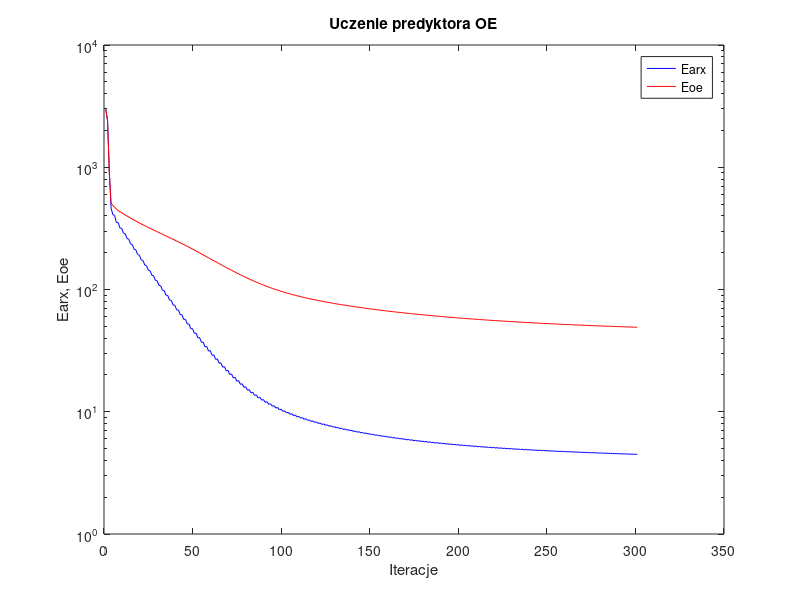
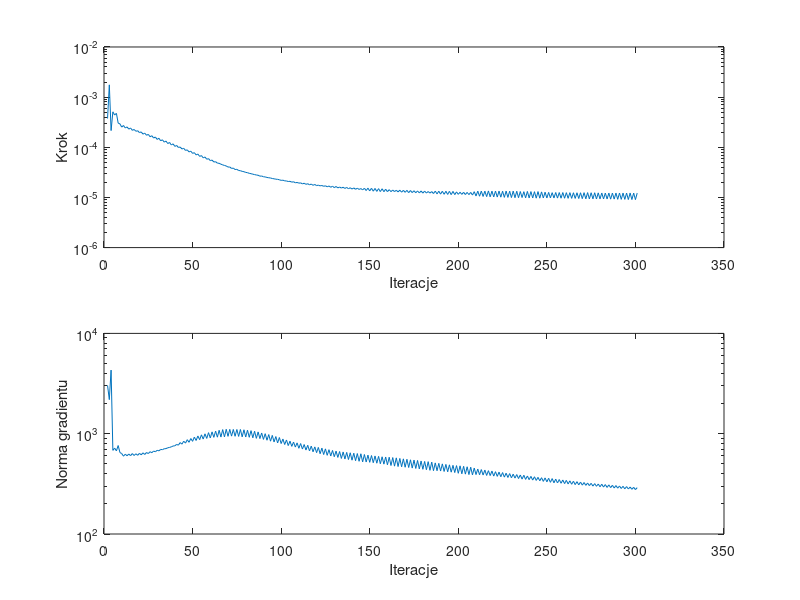

The MATLAB source for these figures, in order:
%uczenie predyktora oe
clear all;
n=0; farx(n+1)=2.977623e+003; foe(n+1)=2.972036e+003; wspucz(n+1)=0.000000e+000; ng(n+1)=0.000000e+000;
n=1; farx(n+1)=2.414889e+003; foe(n+1)=2.419579e+003; krok(n+1)=3.749852e-004; ng(n+1)=3.033361e+003;
n=2; farx(n+1)=9.380805e+002; foe(n+1)=8.799790e+002; krok(n+1)=1.758026e-003; ng(n+1)=2.186560e+003;
n=3; farx(n+1)=4.623533e+002; foe(n+1)=5.061954e+002; krok(n+1)=2.154098e-004; ng(n+1)=4.305572e+003;
n=4; farx(n+1)=4.092613e+002; foe(n+1)=4.867120e+002; krok(n+1)=5.097061e-004; ng(n+1)=6.822462e+002;
n=5; farx(n+1)=4.029086e+002; foe(n+1)=4.704250e+002; krok(n+1)=4.395065e-004; ng(n+1)=7.192717e+002;
n=6; farx(n+1)=3.527117e+002; foe(n+1)=4.546224e+002; krok(n+1)=4.751309e-004; ng(n+1)=6.741452e+002;
n=7; farx(n+1)=3.523073e+002; foe(n+1)=4.426819e+002; krok(n+1)=3.033479e-004; ng(n+1)=7.619613e+002;
n=8; farx(n+1)=3.187581e+002; foe(n+1)=4.328551e+002; krok(n+1)=2.929807e-004; ng(n+1)=6.480920e+002;
n=9; farx(n+1)=3.163734e+002; foe(n+1)=4.240680e+002; krok(n+1)=2.526617e-004; ng(n+1)=6.341542e+002;
n=10; farx(n+1)=2.886507e+002; foe(n+1)=4.153030e+002; krok(n+1)=2.720095e-004; ng(n+1)=5.966723e+002;
n=11; farx(n+1)=2.855984e+002; foe(n+1)=4.071060e+002; krok(n+1)=2.427660e-004; ng(n+1)=6.246621e+002;
n=12; farx(n+1)=2.608864e+002; foe(n+1)=3.989582e+002; krok(n+1)=2.552019e-004; ng(n+1)=6.026709e+002;
n=13; farx(n+1)=2.578272e+002; foe(n+1)=3.913268e+002; krok(n+1)=2.302017e-004; ng(n+1)=6.273060e+002;
n=14; farx(n+1)=2.357103e+002; foe(n+1)=3.837593e+002; krok(n+1)=2.427276e-004; ng(n+1)=6.035462e+002;
n=15; farx(n+1)=2.328893e+002; foe(n+1)=3.766625e+002; krok(n+1)=2.178332e-004; ng(n+1)=6.335759e+002;
n=16; farx(n+1)=2.132919e+002; foe(n+1)=3.696390e+002; krok(n+1)=2.266194e-004; ng(n+1)=6.061221e+002;
n=17; farx(n+1)=2.105644e+002; foe(n+1)=3.630356e+002; krok(n+1)=2.087853e-004; ng(n+1)=6.309558e+002;
n=18; farx(n+1)=1.930073e+002; foe(n+1)=3.565032e+002; krok(n+1)=2.136960e-004; ng(n+1)=6.090143e+002;
n=19; farx(n+1)=1.905939e+002; foe(n+1)=3.503402e+002; krok(n+1)=1.963566e-004; ng(n+1)=6.372909e+002;
n=20; farx(n+1)=1.748158e+002; foe(n+1)=3.442391e+002; krok(n+1)=2.025153e-004; ng(n+1)=6.154193e+002;
n=21; farx(n+1)=1.727157e+002; foe(n+1)=3.384610e+002; krok(n+1)=1.828869e-004; ng(n+1)=6.448419e+002;
n=22; farx(n+1)=1.585951e+002; foe(n+1)=3.327287e+002; krok(n+1)=1.915864e-004; ng(n+1)=6.207206e+002;
n=23; farx(n+1)=1.566931e+002; foe(n+1)=3.272842e+002; krok(n+1)=1.736749e-004; ng(n+1)=6.491799e+002;
n=24; farx(n+1)=1.439100e+002; foe(n+1)=3.218733e+002; krok(n+1)=1.810041e-004; ng(n+1)=6.338029e+002;
n=25; farx(n+1)=1.423127e+002; foe(n+1)=3.167100e+002; krok(n+1)=1.624345e-004; ng(n+1)=6.615803e+002;
n=26; farx(n+1)=1.307718e+002; foe(n+1)=3.115694e+002; krok(n+1)=1.701807e-004; ng(n+1)=6.464944e+002;
n=27; farx(n+1)=1.293846e+002; foe(n+1)=3.066450e+002; krok(n+1)=1.530291e-004; ng(n+1)=6.705600e+002;
n=28; farx(n+1)=1.189091e+002; foe(n+1)=3.017318e+002; krok(n+1)=1.602589e-004; ng(n+1)=6.606587e+002;
n=29; farx(n+1)=1.177417e+002; foe(n+1)=2.970070e+002; krok(n+1)=1.433605e-004; ng(n+1)=6.826051e+002;
n=30; farx(n+1)=1.081953e+002; foe(n+1)=2.922829e+002; krok(n+1)=1.513017e-004; ng(n+1)=6.750387e+002;
n=31; farx(n+1)=1.072406e+002; foe(n+1)=2.877243e+002; krok(n+1)=1.347782e-004; ng(n+1)=6.966188e+002;
n=32; farx(n+1)=9.856297e+001; foe(n+1)=2.831622e+002; krok(n+1)=1.410950e-004; ng(n+1)=6.933401e+002;
n=33; farx(n+1)=9.775699e+001; foe(n+1)=2.787445e+002; krok(n+1)=1.267358e-004; ng(n+1)=7.078543e+002;
n=34; farx(n+1)=8.980582e+001; foe(n+1)=2.743155e+002; krok(n+1)=1.331010e-004; ng(n+1)=7.099940e+002;
n=35; farx(n+1)=8.917937e+001; foe(n+1)=2.700142e+002; krok(n+1)=1.186339e-004; ng(n+1)=7.243093e+002;
n=36; farx(n+1)=8.189141e+001; foe(n+1)=2.656996e+002; krok(n+1)=1.248978e-004; ng(n+1)=7.289670e+002;
n=37; farx(n+1)=8.141327e+001; foe(n+1)=2.614977e+002; krok(n+1)=1.112180e-004; ng(n+1)=7.402479e+002;
n=38; farx(n+1)=7.471521e+001; foe(n+1)=2.572818e+002; krok(n+1)=1.172806e-004; ng(n+1)=7.538549e+002;
n=39; farx(n+1)=7.437566e+001; foe(n+1)=2.531655e+002; krok(n+1)=1.042068e-004; ng(n+1)=7.576052e+002;
n=40; farx(n+1)=6.825969e+001; foe(n+1)=2.490373e+002; krok(n+1)=1.089132e-004; ng(n+1)=7.817329e+002;
n=41; farx(n+1)=6.800024e+001; foe(n+1)=2.450002e+002; krok(n+1)=9.921626e-005; ng(n+1)=7.689196e+002;
n=42; farx(n+1)=6.236578e+001; foe(n+1)=2.409552e+002; krok(n+1)=1.012576e-004; ng(n+1)=8.156734e+002;
n=43; farx(n+1)=6.221182e+001; foe(n+1)=2.369883e+002; krok(n+1)=9.257470e-005; ng(n+1)=7.865853e+002;
n=44; farx(n+1)=5.701342e+001; foe(n+1)=2.330170e+002; krok(n+1)=9.531131e-005; ng(n+1)=8.413808e+002;
n=45; farx(n+1)=5.696018e+001; foe(n+1)=2.291173e+002; krok(n+1)=8.669030e-005; ng(n+1)=8.053514e+002;
n=46; farx(n+1)=5.217848e+001; foe(n+1)=2.252207e+002; krok(n+1)=8.876552e-005; ng(n+1)=8.716954e+002;
n=47; farx(n+1)=5.218862e+001; foe(n+1)=2.213896e+002; krok(n+1)=8.083878e-005; ng(n+1)=8.209453e+002;
n=48; farx(n+1)=4.777823e+001; foe(n+1)=2.175650e+002; krok(n+1)=8.370634e-005; ng(n+1)=8.949661e+002;
n=49; farx(n+1)=4.786155e+001; foe(n+1)=2.138041e+002; krok(n+1)=7.560801e-005; ng(n+1)=8.392514e+002;
n=50; farx(n+1)=4.379872e+001; foe(n+1)=2.100594e+002; krok(n+1)=7.813213e-005; ng(n+1)=9.244158e+002;
n=51; farx(n+1)=4.393358e+001; foe(n+1)=2.063743e+002; krok(n+1)=7.046195e-005; ng(n+1)=8.558127e+002;
n=52; farx(n+1)=4.019464e+001; foe(n+1)=2.027119e+002; krok(n+1)=7.332789e-005; ng(n+1)=9.487982e+002;
n=53; farx(n+1)=4.037334e+001; foe(n+1)=1.991093e+002; krok(n+1)=6.578902e-005; ng(n+1)=8.718611e+002;
n=54; farx(n+1)=3.694668e+001; foe(n+1)=1.955375e+002; krok(n+1)=6.836820e-005; ng(n+1)=9.742996e+002;
n=55; farx(n+1)=3.714793e+001; foe(n+1)=1.920267e+002; krok(n+1)=6.158863e-005; ng(n+1)=8.838551e+002;
n=56; farx(n+1)=3.400208e+001; foe(n+1)=1.885521e+002; krok(n+1)=6.408173e-005; ng(n+1)=9.972999e+002;
n=57; farx(n+1)=3.423243e+001; foe(n+1)=1.851404e+002; krok(n+1)=5.779543e-005; ng(n+1)=8.974183e+002;
n=58; farx(n+1)=3.135895e+001; foe(n+1)=1.817741e+002; krok(n+1)=5.939136e-005; ng(n+1)=1.024158e+003;
n=59; farx(n+1)=3.159395e+001; foe(n+1)=1.784714e+002; krok(n+1)=5.423010e-005; ng(n+1)=9.068531e+002;
n=60; farx(n+1)=2.896889e+001; foe(n+1)=1.752172e+002; krok(n+1)=5.561724e-005; ng(n+1)=1.043116e+003;
n=61; farx(n+1)=2.921192e+001; foe(n+1)=1.720306e+002; krok(n+1)=5.090921e-005; ng(n+1)=9.198346e+002;
n=62; farx(n+1)=2.683112e+001; foe(n+1)=1.688964e+002; krok(n+1)=5.162212e-005; ng(n+1)=1.061986e+003;
n=63; farx(n+1)=2.706478e+001; foe(n+1)=1.658337e+002; krok(n+1)=4.838580e-005; ng(n+1)=9.233432e+002;
n=64; farx(n+1)=2.490314e+001; foe(n+1)=1.628258e+002; krok(n+1)=4.789661e-005; ng(n+1)=1.081783e+003;
n=65; farx(n+1)=2.512919e+001; foe(n+1)=1.598912e+002; krok(n+1)=4.599898e-005; ng(n+1)=9.262730e+002;
n=66; farx(n+1)=2.316438e+001; foe(n+1)=1.570125e+002; krok(n+1)=4.461789e-005; ng(n+1)=1.098989e+003;
n=67; farx(n+1)=2.338159e+001; foe(n+1)=1.542099e+002; krok(n+1)=4.341873e-005; ng(n+1)=9.289787e+002;
n=68; farx(n+1)=2.158233e+001; foe(n+1)=1.514623e+002; krok(n+1)=4.244958e-005; ng(n+1)=1.106170e+003;
n=69; farx(n+1)=2.180516e+001; foe(n+1)=1.487949e+002; krok(n+1)=4.033419e-005; ng(n+1)=9.412144e+002;
n=70; farx(n+1)=2.016791e+001; foe(n+1)=1.461792e+002; krok(n+1)=4.052186e-005; ng(n+1)=1.104224e+003;
n=71; farx(n+1)=2.038729e+001; foe(n+1)=1.436472e+002; krok(n+1)=3.788626e-005; ng(n+1)=9.459574e+002;
n=72; farx(n+1)=1.890431e+001; foe(n+1)=1.411643e+002; krok(n+1)=3.840954e-005; ng(n+1)=1.102636e+003;
n=73; farx(n+1)=1.911279e+001; foe(n+1)=1.387676e+002; krok(n+1)=3.601440e-005; ng(n+1)=9.422620e+002;
n=74; farx(n+1)=1.776655e+001; foe(n+1)=1.364176e+002; krok(n+1)=3.643108e-005; ng(n+1)=1.101531e+003;
n=75; farx(n+1)=1.796786e+001; foe(n+1)=1.341543e+002; krok(n+1)=3.440034e-005; ng(n+1)=9.395074e+002;
n=76; farx(n+1)=1.675335e+001; foe(n+1)=1.319358e+002; krok(n+1)=3.418410e-005; ng(n+1)=1.101635e+003;
n=77; farx(n+1)=1.693621e+001; foe(n+1)=1.298028e+002; krok(n+1)=3.309885e-005; ng(n+1)=9.302114e+002;
n=78; farx(n+1)=1.583267e+001; foe(n+1)=1.277125e+002; krok(n+1)=3.261438e-005; ng(n+1)=1.094409e+003;
n=79; farx(n+1)=1.600737e+001; foe(n+1)=1.257066e+002; krok(n+1)=3.154696e-005; ng(n+1)=9.270267e+002;
n=80; farx(n+1)=1.500561e+001; foe(n+1)=1.237411e+002; krok(n+1)=3.121480e-005; ng(n+1)=1.083091e+003;
n=81; farx(n+1)=1.517201e+001; foe(n+1)=1.218579e+002; krok(n+1)=3.023762e-005; ng(n+1)=9.207585e+002;
n=82; farx(n+1)=1.426333e+001; foe(n+1)=1.200134e+002; krok(n+1)=2.979489e-005; ng(n+1)=1.072323e+003;
n=83; farx(n+1)=1.441918e+001; foe(n+1)=1.182479e+002; krok(n+1)=2.907342e-005; ng(n+1)=9.102935e+002;
n=84; farx(n+1)=1.359396e+001; foe(n+1)=1.165198e+002; krok(n+1)=2.857275e-005; ng(n+1)=1.057464e+003;
n=85; farx(n+1)=1.374101e+001; foe(n+1)=1.148669e+002; krok(n+1)=2.801666e-005; ng(n+1)=8.987586e+002;
n=86; farx(n+1)=1.298410e+001; foe(n+1)=1.132504e+002; krok(n+1)=2.769106e-005; ng(n+1)=1.041653e+003;
n=87; farx(n+1)=1.312750e+001; foe(n+1)=1.117052e+002; krok(n+1)=2.656342e-005; ng(n+1)=8.936435e+002;
n=88; farx(n+1)=1.244084e+001; foe(n+1)=1.101945e+002; krok(n+1)=2.677366e-005; ng(n+1)=1.016829e+003;
n=89; farx(n+1)=1.257570e+001; foe(n+1)=1.087510e+002; krok(n+1)=2.580710e-005; ng(n+1)=8.774698e+002;
n=90; farx(n+1)=1.194917e+001; foe(n+1)=1.073410e+002; krok(n+1)=2.567510e-005; ng(n+1)=1.000236e+003;
n=91; farx(n+1)=1.207608e+001; foe(n+1)=1.059932e+002; krok(n+1)=2.503350e-005; ng(n+1)=8.607565e+002;
n=92; farx(n+1)=1.150434e+001; foe(n+1)=1.046780e+002; krok(n+1)=2.468559e-005; ng(n+1)=9.801915e+002;
n=93; farx(n+1)=1.162396e+001; foe(n+1)=1.034199e+002; krok(n+1)=2.443312e-005; ng(n+1)=8.421837e+002;
n=94; farx(n+1)=1.109777e+001; foe(n+1)=1.021933e+002; krok(n+1)=2.382783e-005; ng(n+1)=9.622039e+002;
n=95; farx(n+1)=1.121198e+001; foe(n+1)=1.010195e+002; krok(n+1)=2.354047e-005; ng(n+1)=8.274749e+002;
n=96; farx(n+1)=1.072988e+001; foe(n+1)=9.987578e+001; krok(n+1)=2.310648e-005; ng(n+1)=9.364290e+002;
n=97; farx(n+1)=1.083814e+001; foe(n+1)=9.877995e+001; krok(n+1)=2.296646e-005; ng(n+1)=8.087584e+002;
n=98; farx(n+1)=1.039017e+001; foe(n+1)=9.771308e+001; krok(n+1)=2.253084e-005; ng(n+1)=9.158669e+002;
n=99; farx(n+1)=1.049507e+001; foe(n+1)=9.669008e+001; krok(n+1)=2.190777e-005; ng(n+1)=7.975573e+002;
n=100; farx(n+1)=1.008262e+001; foe(n+1)=9.569397e+001; krok(n+1)=2.209045e-005; ng(n+1)=8.844681e+002;
n=101; farx(n+1)=1.018351e+001; foe(n+1)=9.473789e+001; krok(n+1)=2.142725e-005; ng(n+1)=7.799788e+002;
n=102; farx(n+1)=9.801038e+000; foe(n+1)=9.380727e+001; krok(n+1)=2.132008e-005; ng(n+1)=8.659035e+002;
n=103; farx(n+1)=9.896033e+000; foe(n+1)=9.291277e+001; krok(n+1)=2.078166e-005; ng(n+1)=7.615670e+002;
n=104; farx(n+1)=9.539898e+000; foe(n+1)=9.204189e+001; krok(n+1)=2.097007e-005; ng(n+1)=8.423342e+002;
n=105; farx(n+1)=9.632277e+000; foe(n+1)=9.120388e+001; krok(n+1)=2.016710e-005; ng(n+1)=7.476821e+002;
n=106; farx(n+1)=9.298075e+000; foe(n+1)=9.038788e+001; krok(n+1)=2.058283e-005; ng(n+1)=8.261922e+002;
n=107; farx(n+1)=9.388747e+000; foe(n+1)=8.960139e+001; krok(n+1)=1.953303e-005; ng(n+1)=7.356631e+002;
n=108; farx(n+1)=9.077947e+000; foe(n+1)=8.883546e+001; krok(n+1)=1.995189e-005; ng(n+1)=8.105665e+002;
n=109; farx(n+1)=9.163633e+000; foe(n+1)=8.809642e+001; krok(n+1)=1.925750e-005; ng(n+1)=7.156133e+002;
n=110; farx(n+1)=8.870412e+000; foe(n+1)=8.737628e+001; krok(n+1)=1.953303e-005; ng(n+1)=7.976943e+002;
n=111; farx(n+1)=8.953550e+000; foe(n+1)=8.668024e+001; krok(n+1)=1.862309e-005; ng(n+1)=7.029916e+002;
n=112; farx(n+1)=8.678381e+000; foe(n+1)=8.600140e+001; krok(n+1)=1.920477e-005; ng(n+1)=7.797481e+002;
n=113; farx(n+1)=8.758618e+000; foe(n+1)=8.534471e+001; krok(n+1)=1.825798e-005; ng(n+1)=6.875172e+002;
n=114; farx(n+1)=8.498472e+000; foe(n+1)=8.470385e+001; krok(n+1)=1.879985e-005; ng(n+1)=7.667395e+002;
n=115; farx(n+1)=8.576191e+000; foe(n+1)=8.408296e+001; krok(n+1)=1.782892e-005; ng(n+1)=6.736853e+002;
n=116; farx(n+1)=8.329910e+000; foe(n+1)=8.347652e+001; krok(n+1)=1.847442e-005; ng(n+1)=7.522907e+002;
n=117; farx(n+1)=8.405331e+000; foe(n+1)=8.288830e+001; krok(n+1)=1.744002e-005; ng(n+1)=6.602256e+002;
n=118; farx(n+1)=8.171484e+000; foe(n+1)=8.231326e+001; krok(n+1)=1.816366e-005; ng(n+1)=7.386362e+002;
n=119; farx(n+1)=8.245573e+000; foe(n+1)=8.175486e+001; krok(n+1)=1.720017e-005; ng(n+1)=6.473604e+002;
n=120; farx(n+1)=8.023625e+000; foe(n+1)=8.120883e+001; krok(n+1)=1.761549e-005; ng(n+1)=7.298533e+002;
n=121; farx(n+1)=8.094697e+000; foe(n+1)=8.067786e+001; krok(n+1)=1.700240e-005; ng(n+1)=6.314039e+002;
n=122; farx(n+1)=7.882678e+000; foe(n+1)=8.015809e+001; krok(n+1)=1.731546e-005; ng(n+1)=7.183135e+002;
n=123; farx(n+1)=7.952110e+000; foe(n+1)=7.965206e+001; krok(n+1)=1.666809e-005; ng(n+1)=6.198000e+002;
n=124; farx(n+1)=7.749238e+000; foe(n+1)=7.915628e+001; krok(n+1)=1.707914e-005; ng(n+1)=7.059665e+002;
n=125; farx(n+1)=7.817050e+000; foe(n+1)=7.867310e+001; krok(n+1)=1.631013e-005; ng(n+1)=6.089244e+002;
n=126; farx(n+1)=7.622369e+000; foe(n+1)=7.819924e+001; krok(n+1)=1.693219e-005; ng(n+1)=6.928047e+002;
n=127; farx(n+1)=7.689082e+000; foe(n+1)=7.773700e+001; krok(n+1)=1.595012e-005; ng(n+1)=5.995572e+002;
n=128; farx(n+1)=7.502178e+000; foe(n+1)=7.728330e+001; krok(n+1)=1.675717e-005; ng(n+1)=6.806325e+002;
n=129; farx(n+1)=7.567744e+000; foe(n+1)=7.684041e+001; krok(n+1)=1.567018e-005; ng(n+1)=5.898122e+002;
n=130; farx(n+1)=7.387977e+000; foe(n+1)=7.640541e+001; krok(n+1)=1.654527e-005; ng(n+1)=6.703803e+002;
n=131; farx(n+1)=7.452756e+000; foe(n+1)=7.598045e+001; krok(n+1)=1.549259e-005; ng(n+1)=5.802354e+002;
n=132; farx(n+1)=7.280604e+000; foe(n+1)=7.556298e+001; krok(n+1)=1.611741e-005; ng(n+1)=6.643168e+002;
n=133; farx(n+1)=7.342973e+000; foe(n+1)=7.515492e+001; krok(n+1)=1.539716e-005; ng(n+1)=5.666964e+002;
n=134; farx(n+1)=7.176318e+000; foe(n+1)=7.475351e+001; krok(n+1)=1.597838e-005; ng(n+1)=6.576881e+002;
n=135; farx(n+1)=7.238239e+000; foe(n+1)=7.436080e+001; krok(n+1)=1.511997e-005; ng(n+1)=5.597426e+002;
n=136; farx(n+1)=7.076901e+000; foe(n+1)=7.397432e+001; krok(n+1)=1.583652e-005; ng(n+1)=6.509256e+002;
n=137; farx(n+1)=7.138332e+000; foe(n+1)=7.359594e+001; krok(n+1)=1.489515e-005; ng(n+1)=5.527855e+002;
n=138; farx(n+1)=6.982517e+000; foe(n+1)=7.322347e+001; krok(n+1)=1.560740e-005; ng(n+1)=6.452880e+002;
n=139; farx(n+1)=7.042642e+000; foe(n+1)=7.285864e+001; krok(n+1)=1.470858e-005; ng(n+1)=5.445100e+002;
n=140; farx(n+1)=6.891676e+000; foe(n+1)=7.249915e+001; krok(n+1)=1.549177e-005; ng(n+1)=6.388464e+002;
n=141; farx(n+1)=6.951361e+000; foe(n+1)=7.214691e+001; krok(n+1)=1.453671e-005; ng(n+1)=5.381308e+002;
n=142; farx(n+1)=6.805009e+000; foe(n+1)=7.179979e+001; krok(n+1)=1.528126e-005; ng(n+1)=6.341897e+002;
n=143; farx(n+1)=6.864162e+000; foe(n+1)=7.145947e+001; krok(n+1)=1.444886e-005; ng(n+1)=5.308582e+002;
n=144; farx(n+1)=6.722059e+000; foe(n+1)=7.112406e+001; krok(n+1)=1.502405e-005; ng(n+1)=6.307361e+002;
n=145; farx(n+1)=6.779533e+000; foe(n+1)=7.079503e+001; krok(n+1)=1.416371e-005; ng(n+1)=5.234504e+002;
n=146; farx(n+1)=6.640609e+000; foe(n+1)=7.047008e+001; krok(n+1)=1.523649e-005; ng(n+1)=6.204773e+002;
n=147; farx(n+1)=6.698411e+000; foe(n+1)=7.015113e+001; krok(n+1)=1.373458e-005; ng(n+1)=5.224349e+002;
n=148; farx(n+1)=6.563218e+000; foe(n+1)=6.983597e+001; krok(n+1)=1.530761e-005; ng(n+1)=6.114116e+002;
n=149; farx(n+1)=6.620946e+000; foe(n+1)=6.952678e+001; krok(n+1)=1.351734e-005; ng(n+1)=5.183653e+002;
n=150; farx(n+1)=6.488983e+000; foe(n+1)=6.922137e+001; krok(n+1)=1.524497e-005; ng(n+1)=6.055641e+002;
n=151; farx(n+1)=6.546526e+000; foe(n+1)=6.892150e+001; krok(n+1)=1.332607e-005; ng(n+1)=5.139619e+002;
n=152; farx(n+1)=6.418099e+000; foe(n+1)=6.862539e+001; krok(n+1)=1.511997e-005; ng(n+1)=5.998173e+002;
n=153; farx(n+1)=6.475043e+000; foe(n+1)=6.833465e+001; krok(n+1)=1.319809e-005; ng(n+1)=5.079711e+002;
n=154; farx(n+1)=6.350070e+000; foe(n+1)=6.804745e+001; krok(n+1)=1.497616e-005; ng(n+1)=5.942809e+002;
n=155; farx(n+1)=6.406315e+000; foe(n+1)=6.776549e+001; krok(n+1)=1.308609e-005; ng(n+1)=5.017053e+002;
n=156; farx(n+1)=6.284216e+000; foe(n+1)=6.748676e+001; krok(n+1)=1.489745e-005; ng(n+1)=5.886741e+002;
n=157; farx(n+1)=6.340652e+000; foe(n+1)=6.721296e+001; krok(n+1)=1.302585e-005; ng(n+1)=4.971219e+002;
n=158; farx(n+1)=6.221606e+000; foe(n+1)=6.694283e+001; krok(n+1)=1.460917e-005; ng(n+1)=5.859827e+002;
n=159; farx(n+1)=6.277444e+000; foe(n+1)=6.667723e+001; krok(n+1)=1.302585e-005; ng(n+1)=4.900248e+002;
n=160; farx(n+1)=6.161914e+000; foe(n+1)=6.641515e+001; krok(n+1)=1.428638e-005; ng(n+1)=5.825702e+002;
n=161; farx(n+1)=6.216516e+000; foe(n+1)=6.615758e+001; krok(n+1)=1.306000e-005; ng(n+1)=4.818481e+002;
n=162; farx(n+1)=6.104217e+000; foe(n+1)=6.590306e+001; krok(n+1)=1.404624e-005; ng(n+1)=5.781515e+002;
n=163; farx(n+1)=6.157947e+000; foe(n+1)=6.565298e+001; krok(n+1)=1.308609e-005; ng(n+1)=4.748575e+002;
n=164; farx(n+1)=6.047877e+000; foe(n+1)=6.540573e+001; krok(n+1)=1.390431e-005; ng(n+1)=5.742134e+002;
n=165; farx(n+1)=6.100975e+000; foe(n+1)=6.516260e+001; krok(n+1)=1.290553e-005; ng(n+1)=4.704899e+002;
n=166; farx(n+1)=5.993036e+000; foe(n+1)=6.492202e+001; krok(n+1)=1.396978e-005; ng(n+1)=5.667571e+002;
n=167; farx(n+1)=6.046311e+000; foe(n+1)=6.468539e+001; krok(n+1)=1.273164e-005; ng(n+1)=4.678363e+002;
n=168; farx(n+1)=5.940802e+000; foe(n+1)=6.445142e+001; krok(n+1)=1.386876e-005; ng(n+1)=5.612941e+002;
n=169; farx(n+1)=5.993620e+000; foe(n+1)=6.422128e+001; krok(n+1)=1.264803e-005; ng(n+1)=4.630824e+002;
n=170; farx(n+1)=5.889881e+000; foe(n+1)=6.399368e+001; krok(n+1)=1.384553e-005; ng(n+1)=5.559854e+002;
n=171; farx(n+1)=5.942549e+000; foe(n+1)=6.376957e+001; krok(n+1)=1.245571e-005; ng(n+1)=4.601915e+002;
n=172; farx(n+1)=5.841694e+000; foe(n+1)=6.354796e+001; krok(n+1)=1.373458e-005; ng(n+1)=5.492821e+002;
n=173; farx(n+1)=5.893728e+000; foe(n+1)=6.333007e+001; krok(n+1)=1.248325e-005; ng(n+1)=4.541089e+002;
n=174; farx(n+1)=5.794550e+000; foe(n+1)=6.311456e+001; krok(n+1)=1.361457e-005; ng(n+1)=5.455477e+002;
n=175; farx(n+1)=5.846495e+000; foe(n+1)=6.290241e+001; krok(n+1)=1.240203e-005; ng(n+1)=4.503939e+002;
n=176; farx(n+1)=5.749315e+000; foe(n+1)=6.269270e+001; krok(n+1)=1.348707e-005; ng(n+1)=5.410237e+002;
n=177; farx(n+1)=5.800580e+000; foe(n+1)=6.248618e+001; krok(n+1)=1.229246e-005; ng(n+1)=4.458113e+002;
n=178; farx(n+1)=5.705479e+000; foe(n+1)=6.228186e+001; krok(n+1)=1.346311e-005; ng(n+1)=5.344920e+002;
n=179; farx(n+1)=5.756345e+000; foe(n+1)=6.208074e+001; krok(n+1)=1.219587e-005; ng(n+1)=4.417728e+002;
n=180; farx(n+1)=5.663263e+000; foe(n+1)=6.188172e+001; krok(n+1)=1.338683e-005; ng(n+1)=5.288605e+002;
n=181; farx(n+1)=5.714084e+000; foe(n+1)=6.168587e+001; krok(n+1)=1.222055e-005; ng(n+1)=4.373343e+002;
n=182; farx(n+1)=5.622951e+000; foe(n+1)=6.149227e+001; krok(n+1)=1.312268e-005; ng(n+1)=5.263141e+002;
n=183; farx(n+1)=5.672857e+000; foe(n+1)=6.130164e+001; krok(n+1)=1.221743e-005; ng(n+1)=4.314114e+002;
n=184; farx(n+1)=5.583276e+000; foe(n+1)=6.111302e+001; krok(n+1)=1.308479e-005; ng(n+1)=5.210339e+002;
n=185; farx(n+1)=5.632326e+000; foe(n+1)=6.092724e+001; krok(n+1)=1.197415e-005; ng(n+1)=4.281068e+002;
n=186; farx(n+1)=5.544094e+000; foe(n+1)=6.074301e+001; krok(n+1)=1.334403e-005; ng(n+1)=5.115744e+002;
n=187; farx(n+1)=5.593664e+000; foe(n+1)=6.056155e+001; krok(n+1)=1.177023e-005; ng(n+1)=4.275405e+002;
n=188; farx(n+1)=5.506899e+000; foe(n+1)=6.038199e+001; krok(n+1)=1.331856e-005; ng(n+1)=5.062376e+002;
n=189; farx(n+1)=5.556123e+000; foe(n+1)=6.020503e+001; krok(n+1)=1.164400e-005; ng(n+1)=4.243469e+002;
n=190; farx(n+1)=5.471141e+000; foe(n+1)=6.002988e+001; krok(n+1)=1.328620e-005; ng(n+1)=5.001530e+002;
n=191; farx(n+1)=5.519780e+000; foe(n+1)=5.985740e+001; krok(n+1)=1.155324e-005; ng(n+1)=4.203010e+002;
n=192; farx(n+1)=5.436350e+000; foe(n+1)=5.968653e+001; krok(n+1)=1.328620e-005; ng(n+1)=4.941253e+002;
n=193; farx(n+1)=5.484775e+000; foe(n+1)=5.951829e+001; krok(n+1)=1.148323e-005; ng(n+1)=4.169413e+002;
n=194; farx(n+1)=5.402686e+000; foe(n+1)=5.935174e+001; krok(n+1)=1.322977e-005; ng(n+1)=4.894017e+002;
n=195; farx(n+1)=5.450728e+000; foe(n+1)=5.918762e+001; krok(n+1)=1.138543e-005; ng(n+1)=4.135676e+002;
n=196; farx(n+1)=5.370184e+000; foe(n+1)=5.902512e+001; krok(n+1)=1.319809e-005; ng(n+1)=4.837589e+002;
n=197; farx(n+1)=5.418125e+000; foe(n+1)=5.886507e+001; krok(n+1)=1.138585e-005; ng(n+1)=4.098365e+002;
n=198; farx(n+1)=5.339596e+000; foe(n+1)=5.870685e+001; krok(n+1)=1.290553e-005; ng(n+1)=4.806000e+002;
n=199; farx(n+1)=5.386736e+000; foe(n+1)=5.855115e+001; krok(n+1)=1.153689e-005; ng(n+1)=4.029904e+002;
n=200; farx(n+1)=5.309449e+000; foe(n+1)=5.839710e+001; krok(n+1)=1.268925e-005; ng(n+1)=4.782877e+002;
n=201; farx(n+1)=5.355920e+000; foe(n+1)=5.824530e+001; krok(n+1)=1.151293e-005; ng(n+1)=3.983821e+002;
n=202; farx(n+1)=5.279836e+000; foe(n+1)=5.809499e+001; krok(n+1)=1.266631e-005; ng(n+1)=4.732069e+002;
n=203; farx(n+1)=5.326008e+000; foe(n+1)=5.794683e+001; krok(n+1)=1.142512e-005; ng(n+1)=3.953317e+002;
n=204; farx(n+1)=5.251411e+000; foe(n+1)=5.780013e+001; krok(n+1)=1.259797e-005; ng(n+1)=4.680126e+002;
n=205; farx(n+1)=5.297072e+000; foe(n+1)=5.765560e+001; krok(n+1)=1.139931e-005; ng(n+1)=3.912173e+002;
n=206; farx(n+1)=5.223412e+000; foe(n+1)=5.751246e+001; krok(n+1)=1.259177e-005; ng(n+1)=4.633294e+002;
n=207; farx(n+1)=5.268298e+000; foe(n+1)=5.737129e+001; krok(n+1)=1.115447e-005; ng(n+1)=3.888040e+002;
n=208; farx(n+1)=5.194918e+000; foe(n+1)=5.723109e+001; krok(n+1)=1.302585e-005; ng(n+1)=4.543058e+002;
n=209; farx(n+1)=5.240025e+000; foe(n+1)=5.709239e+001; krok(n+1)=1.069939e-005; ng(n+1)=3.912181e+002;
n=210; farx(n+1)=5.168129e+000; foe(n+1)=5.695452e+001; krok(n+1)=1.334530e-005; ng(n+1)=4.440987e+002;
n=211; farx(n+1)=5.213230e+000; foe(n+1)=5.681875e+001; krok(n+1)=1.057446e-005; ng(n+1)=3.895725e+002;
n=212; farx(n+1)=5.142224e+000; foe(n+1)=5.668408e+001; krok(n+1)=1.338477e-005; ng(n+1)=4.390295e+002;
n=213; farx(n+1)=5.187143e+000; foe(n+1)=5.655125e+001; krok(n+1)=1.046329e-005; ng(n+1)=3.874039e+002;
n=214; farx(n+1)=5.117482e+000; foe(n+1)=5.641964e+001; krok(n+1)=1.334530e-005; ng(n+1)=4.337858e+002;
n=215; farx(n+1)=5.161705e+000; foe(n+1)=5.629003e+001; krok(n+1)=1.039083e-005; ng(n+1)=3.835357e+002;
n=216; farx(n+1)=5.092736e+000; foe(n+1)=5.616125e+001; krok(n+1)=1.348707e-005; ng(n+1)=4.280013e+002;
n=217; farx(n+1)=5.137195e+000; foe(n+1)=5.603415e+001; krok(n+1)=1.029142e-005; ng(n+1)=3.824063e+002;
n=218; farx(n+1)=5.069537e+000; foe(n+1)=5.590855e+001; krok(n+1)=1.334403e-005; ng(n+1)=4.240393e+002;
n=219; farx(n+1)=5.113112e+000; foe(n+1)=5.578468e+001; krok(n+1)=1.023989e-005; ng(n+1)=3.778891e+002;
n=220; farx(n+1)=5.046442e+000; foe(n+1)=5.566169e+001; krok(n+1)=1.342816e-005; ng(n+1)=4.182178e+002;
n=221; farx(n+1)=5.089888e+000; foe(n+1)=5.554045e+001; krok(n+1)=1.017255e-005; ng(n+1)=3.755453e+002;
n=222; farx(n+1)=5.024158e+000; foe(n+1)=5.542038e+001; krok(n+1)=1.338477e-005; ng(n+1)=4.139872e+002;
n=223; farx(n+1)=5.067307e+000; foe(n+1)=5.530186e+001; krok(n+1)=1.013046e-005; ng(n+1)=3.725134e+002;
n=224; farx(n+1)=5.002590e+000; foe(n+1)=5.518463e+001; krok(n+1)=1.331856e-005; ng(n+1)=4.098243e+002;
n=225; farx(n+1)=5.045046e+000; foe(n+1)=5.506885e+001; krok(n+1)=1.003721e-005; ng(n+1)=3.691182e+002;
n=226; farx(n+1)=4.981485e+000; foe(n+1)=5.495390e+001; krok(n+1)=1.338683e-005; ng(n+1)=4.037967e+002;
n=227; farx(n+1)=5.023715e+000; foe(n+1)=5.484070e+001; krok(n+1)=1.001618e-005; ng(n+1)=3.661023e+002;
n=228; farx(n+1)=4.960928e+000; foe(n+1)=5.472857e+001; krok(n+1)=1.331856e-005; ng(n+1)=4.002312e+002;
n=229; farx(n+1)=5.002706e+000; foe(n+1)=5.461783e+001; krok(n+1)=9.936047e-006; ng(n+1)=3.632560e+002;
n=230; farx(n+1)=4.940742e+000; foe(n+1)=5.450803e+001; krok(n+1)=1.338477e-005; ng(n+1)=3.950826e+002;
n=231; farx(n+1)=4.982417e+000; foe(n+1)=5.439955e+001; krok(n+1)=9.884595e-006; ng(n+1)=3.610291e+002;
n=232; farx(n+1)=4.921447e+000; foe(n+1)=5.429235e+001; krok(n+1)=1.328171e-005; ng(n+1)=3.913311e+002;
n=233; farx(n+1)=4.962688e+000; foe(n+1)=5.418641e+001; krok(n+1)=9.884595e-006; ng(n+1)=3.573370e+002;
n=234; farx(n+1)=4.902901e+000; foe(n+1)=5.408175e+001; krok(n+1)=1.312268e-005; ng(n+1)=3.876984e+002;
n=235; farx(n+1)=4.943668e+000; foe(n+1)=5.397849e+001; krok(n+1)=9.952471e-006; ng(n+1)=3.527821e+002;
n=236; farx(n+1)=4.884369e+000; foe(n+1)=5.387651e+001; krok(n+1)=1.302585e-005; ng(n+1)=3.851893e+002;
n=237; farx(n+1)=4.924517e+000; foe(n+1)=5.377535e+001; krok(n+1)=9.808732e-006; ng(n+1)=3.504108e+002;
n=238; farx(n+1)=4.866242e+000; foe(n+1)=5.367506e+001; krok(n+1)=1.317649e-005; ng(n+1)=3.789116e+002;
n=239; farx(n+1)=4.906211e+000; foe(n+1)=5.357596e+001; krok(n+1)=9.766516e-006; ng(n+1)=3.482367e+002;
n=240; farx(n+1)=4.848839e+000; foe(n+1)=5.347796e+001; krok(n+1)=1.308479e-005; ng(n+1)=3.754026e+002;
n=241; farx(n+1)=4.888386e+000; foe(n+1)=5.338110e+001; krok(n+1)=9.766516e-006; ng(n+1)=3.448175e+002;
n=242; farx(n+1)=4.831726e+000; foe(n+1)=5.328534e+001; krok(n+1)=1.302585e-005; ng(n+1)=3.721892e+002;
n=243; farx(n+1)=4.870674e+000; foe(n+1)=5.319053e+001; krok(n+1)=9.671965e-006; ng(n+1)=3.421843e+002;
n=244; farx(n+1)=4.815046e+000; foe(n+1)=5.309646e+001; krok(n+1)=1.308609e-005; ng(n+1)=3.671414e+002;
n=245; farx(n+1)=4.853698e+000; foe(n+1)=5.300369e+001; krok(n+1)=9.667524e-006; ng(n+1)=3.392899e+002;
n=246; farx(n+1)=4.799155e+000; foe(n+1)=5.291180e+001; krok(n+1)=1.290553e-005; ng(n+1)=3.642009e+002;
n=247; farx(n+1)=4.837375e+000; foe(n+1)=5.282133e+001; krok(n+1)=9.766516e-006; ng(n+1)=3.346165e+002;
n=248; farx(n+1)=4.783450e+000; foe(n+1)=5.273182e+001; krok(n+1)=1.270754e-005; ng(n+1)=3.625243e+002;
n=249; farx(n+1)=4.821208e+000; foe(n+1)=5.264335e+001; krok(n+1)=9.766516e-006; ng(n+1)=3.312695e+002;
n=250; farx(n+1)=4.768214e+000; foe(n+1)=5.255576e+001; krok(n+1)=1.259797e-005; ng(n+1)=3.592962e+002;
n=251; farx(n+1)=4.805537e+000; foe(n+1)=5.246931e+001; krok(n+1)=9.809075e-006; ng(n+1)=3.275510e+002;
n=252; farx(n+1)=4.753311e+000; foe(n+1)=5.238372e+001; krok(n+1)=1.245571e-005; ng(n+1)=3.567684e+002;
n=253; farx(n+1)=4.789942e+000; foe(n+1)=5.229918e+001; krok(n+1)=9.772716e-006; ng(n+1)=3.240885e+002;
n=254; farx(n+1)=4.738308e+000; foe(n+1)=5.221517e+001; krok(n+1)=1.254429e-005; ng(n+1)=3.525039e+002;
n=255; farx(n+1)=4.774804e+000; foe(n+1)=5.213217e+001; krok(n+1)=9.706803e-006; ng(n+1)=3.228488e+002;
n=256; farx(n+1)=4.723832e+000; foe(n+1)=5.204988e+001; krok(n+1)=1.251675e-005; ng(n+1)=3.491689e+002;
n=257; farx(n+1)=4.759913e+000; foe(n+1)=5.196853e+001; krok(n+1)=9.657027e-006; ng(n+1)=3.205101e+002;
n=258; farx(n+1)=4.709668e+000; foe(n+1)=5.188782e+001; krok(n+1)=1.251850e-005; ng(n+1)=3.454244e+002;
n=259; farx(n+1)=4.745451e+000; foe(n+1)=5.180809e+001; krok(n+1)=9.640490e-006; ng(n+1)=3.181411e+002;
n=260; farx(n+1)=4.695857e+000; foe(n+1)=5.172905e+001; krok(n+1)=1.245571e-005; ng(n+1)=3.424563e+002;
n=261; farx(n+1)=4.731177e+000; foe(n+1)=5.165093e+001; krok(n+1)=9.602384e-006; ng(n+1)=3.155405e+002;
n=262; farx(n+1)=4.682263e+000; foe(n+1)=5.157338e+001; krok(n+1)=1.246120e-005; ng(n+1)=3.388160e+002;
n=263; farx(n+1)=4.717278e+000; foe(n+1)=5.149678e+001; krok(n+1)=9.578449e-006; ng(n+1)=3.133002e+002;
n=264; farx(n+1)=4.669017e+000; foe(n+1)=5.142079e+001; krok(n+1)=1.240823e-005; ng(n+1)=3.357773e+002;
n=265; farx(n+1)=4.703656e+000; foe(n+1)=5.134571e+001; krok(n+1)=9.564320e-006; ng(n+1)=3.107230e+002;
n=266; farx(n+1)=4.655885e+000; foe(n+1)=5.127122e+001; krok(n+1)=1.240203e-005; ng(n+1)=3.327296e+002;
n=267; farx(n+1)=4.690259e+000; foe(n+1)=5.119750e+001; krok(n+1)=9.515478e-006; ng(n+1)=3.089907e+002;
n=268; farx(n+1)=4.643041e+000; foe(n+1)=5.112442e+001; krok(n+1)=1.240203e-005; ng(n+1)=3.295086e+002;
n=269; farx(n+1)=4.677048e+000; foe(n+1)=5.105207e+001; krok(n+1)=9.456672e-006; ng(n+1)=3.070726e+002;
n=270; farx(n+1)=4.630364e+000; foe(n+1)=5.098028e+001; krok(n+1)=1.245057e-005; ng(n+1)=3.260094e+002;
n=271; farx(n+1)=4.664065e+000; foe(n+1)=5.090919e+001; krok(n+1)=9.386788e-006; ng(n+1)=3.055243e+002;
n=272; farx(n+1)=4.617982e+000; foe(n+1)=5.083865e+001; krok(n+1)=1.248150e-005; ng(n+1)=3.225921e+002;
n=273; farx(n+1)=4.651395e+000; foe(n+1)=5.076885e+001; krok(n+1)=9.351708e-006; ng(n+1)=3.036060e+002;
n=274; farx(n+1)=4.606053e+000; foe(n+1)=5.069963e+001; krok(n+1)=1.240823e-005; ng(n+1)=3.200643e+002;
n=275; farx(n+1)=4.639011e+000; foe(n+1)=5.063126e+001; krok(n+1)=9.365562e-006; ng(n+1)=3.004986e+002;
n=276; farx(n+1)=4.594064e+000; foe(n+1)=5.056337e+001; krok(n+1)=1.240203e-005; ng(n+1)=3.178454e+002;
n=277; farx(n+1)=4.626768e+000; foe(n+1)=5.049616e+001; krok(n+1)=9.309975e-006; ng(n+1)=2.990025e+002;
n=278; farx(n+1)=4.582583e+000; foe(n+1)=5.042948e+001; krok(n+1)=1.234279e-005; ng(n+1)=3.151310e+002;
n=279; farx(n+1)=4.614917e+000; foe(n+1)=5.036362e+001; krok(n+1)=9.351708e-006; ng(n+1)=2.958787e+002;
n=280; farx(n+1)=4.571170e+000; foe(n+1)=5.029831e+001; krok(n+1)=1.225273e-005; ng(n+1)=3.135712e+002;
n=281; farx(n+1)=4.603145e+000; foe(n+1)=5.023366e+001; krok(n+1)=9.328187e-006; ng(n+1)=2.936550e+002;
n=282; farx(n+1)=4.559995e+000; foe(n+1)=5.016950e+001; krok(n+1)=1.221743e-005; ng(n+1)=3.110861e+002;
n=283; farx(n+1)=4.591634e+000; foe(n+1)=5.010604e+001; krok(n+1)=9.328187e-006; ng(n+1)=2.912296e+002;
n=284; farx(n+1)=4.548802e+000; foe(n+1)=5.004307e+001; krok(n+1)=1.222055e-005; ng(n+1)=3.090149e+002;
n=285; farx(n+1)=4.580169e+000; foe(n+1)=4.998063e+001; krok(n+1)=9.251809e-006; ng(n+1)=2.900045e+002;
n=286; farx(n+1)=4.538018e+000; foe(n+1)=4.991865e+001; krok(n+1)=1.221743e-005; ng(n+1)=3.060245e+002;
n=287; farx(n+1)=4.569049e+000; foe(n+1)=4.985737e+001; krok(n+1)=9.263865e-006; ng(n+1)=2.874677e+002;
n=288; farx(n+1)=4.527149e+000; foe(n+1)=4.979655e+001; krok(n+1)=1.222055e-005; ng(n+1)=3.041599e+002;
n=289; farx(n+1)=4.557910e+000; foe(n+1)=4.973618e+001; krok(n+1)=9.173490e-006; ng(n+1)=2.864588e+002;
n=290; farx(n+1)=4.516634e+000; foe(n+1)=4.967626e+001; krok(n+1)=1.225575e-005; ng(n+1)=3.010074e+002;
n=291; farx(n+1)=4.547071e+000; foe(n+1)=4.961695e+001; krok(n+1)=9.158722e-006; ng(n+1)=2.843281e+002;
n=292; farx(n+1)=4.506305e+000; foe(n+1)=4.955805e+001; krok(n+1)=1.221743e-005; ng(n+1)=2.988168e+002;
n=293; farx(n+1)=4.536432e+000; foe(n+1)=4.949978e+001; krok(n+1)=9.155646e-006; ng(n+1)=2.821227e+002;
n=294; farx(n+1)=4.495968e+000; foe(n+1)=4.944193e+001; krok(n+1)=1.222055e-005; ng(n+1)=2.968468e+002;
n=295; farx(n+1)=4.525811e+000; foe(n+1)=4.938453e+001; krok(n+1)=9.081828e-006; ng(n+1)=2.809324e+002;
n=296; farx(n+1)=4.485891e+000; foe(n+1)=4.932751e+001; krok(n+1)=1.225575e-005; ng(n+1)=2.939496e+002;
n=297; farx(n+1)=4.515480e+000; foe(n+1)=4.927107e+001; krok(n+1)=9.071830e-006; ng(n+1)=2.790601e+002;
n=298; farx(n+1)=4.475971e+000; foe(n+1)=4.921504e+001; krok(n+1)=1.221656e-005; ng(n+1)=2.920550e+002;
n=299; farx(n+1)=4.505258e+000; foe(n+1)=4.915953e+001; krok(n+1)=9.049168e-006; ng(n+1)=2.772397e+002;
n=300; farx(n+1)=4.466139e+000; foe(n+1)=4.910440e+001; krok(n+1)=1.222055e-005; ng(n+1)=2.898673e+002;

figure; semilogy(farx,'b'); hold on; semilogy(foe,'r'); xlabel('Iteracje'); ylabel('Earx, Eoe'); legend('Earx','Eoe'); title('Uczenie predyktora OE');
figure; subplot(2,1,1); semilogy(krok); xlabel('Iteracje'); ylabel('Krok');
subplot(2,1,2); semilogy(ng); xlabel('Iteracje'); ylabel('Norma gradientu');
Earx=farx(n+1)
Eoe=foe(n+1)
